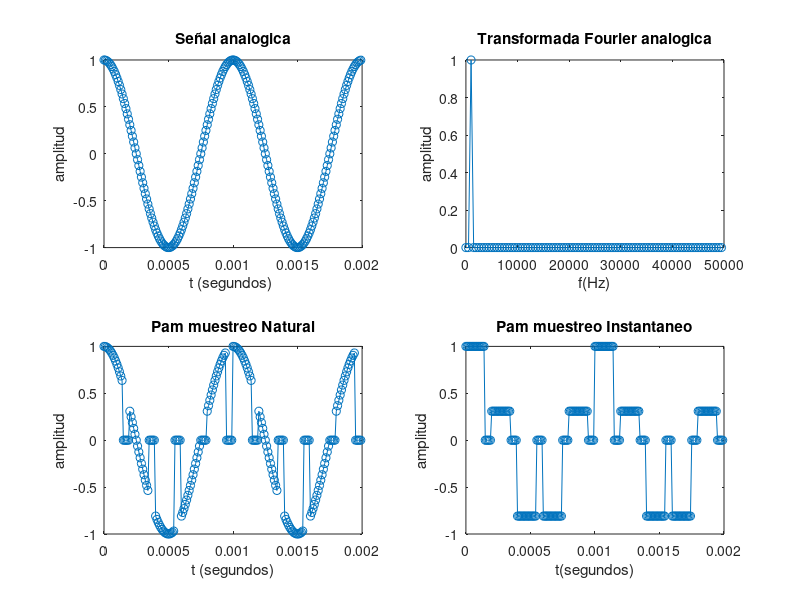
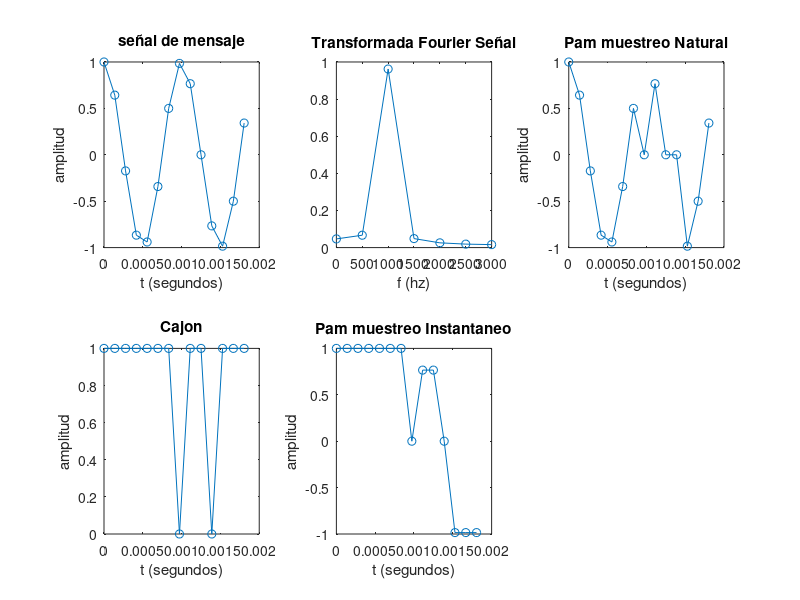
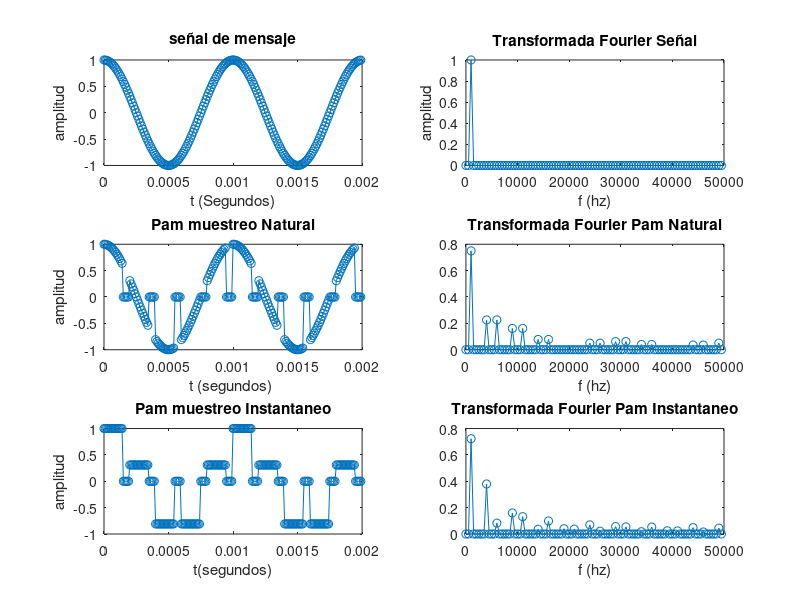

Here is the MATLAB script that generated these plots, in order:
% mt: Onda sinusoidal  ;  SNt : PAM muestro natural;

%Parametros generales 
fc=1000; %Frecuencia de la sinusoidal
fm=100000; %Frecuencia de muestreo 1/1e5Hz
Tm=1/fm;
fs= fc*5;   %Frecuencia de la cuadrada
L=200; %Muestras
t=(0:L-1)*Tm;%tiempo muestrado a 1e5 HZ.

%Señal analogica sinusoidal
mt=cos(2*pi*fc*t); 

%---------------------------Modulacion PAM Natural--------------------------------------
%d=0.7e-2*fs; %(tau / Ts) <=> (tau * fs) 
d=75;%Parametro, ciclo de trabajo 'd'
RECt=0.5*square(2*pi*fs*t,d)+0.5; %Señal cajon.
SNt=mt.*RECt; %SNt : PAM muestro natural

%-------------------------Modulacion PAM Instantaneo --------------------------------------
SIt = SNt;   %SIt : PAM muestreo instantaneos, falta que sea modificado por el for
for i = 2: length(t)
    if RECt(i) == 1 && RECt(i-1) == 0 %Si hay un ascenso  
        SIt(i) = RECt(i) * mt(i); %sampling
    elseif RECt(i) == 1 && RECt(i-1) == 1 %La señal cajon se mantiene en 1.
        SIt(i) = SIt(i-1); %Se mantiene el valor anterior del SIt
    else 
        SIt(i) = 0; %Cualquier otro caso es 0
    end
end

%-------------------------Transformada de Fourier --------------------------------------
Y=fft(mt);
magTF = 2*(abs(Y(1:L/2)/L)); %Se utiliza solo la parte real, y se soluciona la mitad de la amplitud
f = fm*(0:L/2-1)/L; %Vector de frecuencias positivas

figure(1)
subplot(2,2,1); plot(t,mt,'-o'); title('Señal analogica'); xlabel('t (segundos) '); ylabel('amplitud');
subplot(2,2,2); plot(f,magTF,'-o'); title('Transformada Fourier analogica'); xlabel('f(Hz)'); ylabel('amplitud');    
subplot(2,2,3); plot(t,SNt,'-o'); title('Pam muestreo Natural'); xlabel('t (segundos)'); ylabel('amplitud');
subplot(2,2,4); plot(t,SIt,'-o'); title('Pam muestreo Instantaneo'); xlabel('t(segundos)'); ylabel('amplitud');


%%%%%%%%%%%%%%%%%1a.-Que pasa si se disminuye la frecuencia de muestreo?%%%%%%%%%%%%
%La funcion pierde suavidad, y comienza a tener una forma de funcion triangular, hasta que termina completamente desfigurada.
%% L = 200 -> fm 100.0000
%% L1a = x  ->  fmMin 12.000  => x=24;

fmMin=(fc+fs)*1.2; %(1000+5000)*2 =12.000 < 100.000
L1a=(fmMin*L)/fm;
t1a=(0:L1a-1)*(1/fmMin);% tiempo muestrado a 1e5 HZ, por 2 periodos de sinusoidal
mt1a=cos(2*pi*fc*t1a); %Onda analogica sinusoidal
RECt1a=0.5*square(2*pi*fs*t1a,80)+0.5;%Forma de onda de conmutación de ondas rectangulares
SNt1a=mt1a.*RECt1a;
SIt1a = SNt1a;
%%%%%%%%%%%%%%%%%%%%%%%  PAM mueSNtreo inSNtantaneo %%%%%%%%%%%%%%%%%%%%
for i = 2: length(t1a)
    if RECt1a(i) == 1 && RECt1a(i-1) == 0 %if the rising edge is deteRECt_encoding    
        SIt1a(i) = RECt1a(i) * mt1a(i); %sampling occurs
    elseif RECt1a(i) == 1 && RECt1a(i-1) == 1 %and while the carrier signal is 1
        SIt1a(i) = SIt1a(i-1); %the value of y1 remains conSNtant
    else 
        SIt1a(i) = 0; %otherwise, SNt is zero
    end
end
Y1a=fft(mt1a);
magTF1a = 2*(abs(Y1a(1:L1a/2)/L1a)); %Se utiliza solo la parte real, y se soluciona la mitad de la amplitud
f1a = fmMin*(0:L1a/2-1)/L1a; %Vector de frecuencias positivas

figure(2)
subplot(2,3,1); plot(t1a,mt1a,'-o'); title('señal de mensaje'); xlabel('t (segundos)'); ylabel('amplitud');
subplot(2,3,2); plot(f1a,magTF1a,'-o'); title('Transformada Fourier Señal'); xlabel('f (hz)'); 
subplot(2,3,3); plot(t1a,SNt1a,'-o'); title('Pam muestreo Natural'); xlabel('t (segundos)'); ylabel('amplitud');
subplot(2,3,4); plot(t1a,RECt1a,'-o'); title('Cajon'); xlabel('t (segundos)'); ylabel('amplitud');
subplot(2,3,5); plot(t1a,SIt1a,'-o'); title('Pam muestreo Instantaneo'); xlabel('t (segundos)'); ylabel('amplitud');


%---------------------------1b.-¿Hay algún lı́mite? Si lo hay, ¿Cuál es?
%%%%%%EL limite es que la frecuencia de muestreo tiene que ser el doble del componente de interés de frecuencia más alto en la señal medida, y esta frecuencia se denomina Frecuencia de Nyquist. Teorema de Teorema de Muestreo de Nyquist

%-----------------------------1c¿Porque existe este lı́mite?
%%Porque a esta frecuencia de muestro, la señal se asemeja a una señal triangular.

%-----------------------------1d.¿Que pasa si supera este lı́mite?
%%Comienza generarse Aliasing, que es que los componentes de frecuencias falsas mas bajas aparecen en los datos muestreados, y ya la señal graficada, resulta en otra señal.

%-------------------¿Por qué la transformada de Fourier tiene esa forma para cada una de las señales ?

Ysn=fft(SNt);%Transformada de  Fourier de PAM natural
Ysi=fft(SIt);%Transformada de  Fourier de PAM instantanea
magTFsn = 2*(abs(Ysn(1:L/2)/L)); %Se utiliza solo la parte real, y se soluciona la mitad de la amplitud
magTFsi = 2*(abs(Ysi(1:L/2)/L));


figure(3)
subplot(3,2,1); plot(t,mt,'-o'); title('señal de mensaje'); xlabel('t (Segundos)'); ylabel('amplitud');
subplot(3,2,2); plot(f,magTF,'-o'); title('Transformada Fourier Señal'); xlabel('f (hz)'); ylabel('amplitud'); 

subplot(3,2,3); plot(t,SNt,'-o'); title('Pam muestreo Natural'); xlabel('t (segundos) '); ylabel('amplitud');
subplot(3,2,4); plot(f,magTFsn,'-o'); title('Transformada Fourier Pam Natural'); xlabel('f (hz)'); 
subplot(3,2,5); plot(t,SIt,'-o'); title('Pam muestreo Instantaneo'); xlabel('t(segundos)'); ylabel('amplitud');
subplot(3,2,6); plot(f,magTFsi,'-o'); title('Transformada Fourier Pam Instantaneo'); xlabel('f (hz)');

%Porque al modularla, se reduce el ancho de banda, para que sea mas facil su transporte